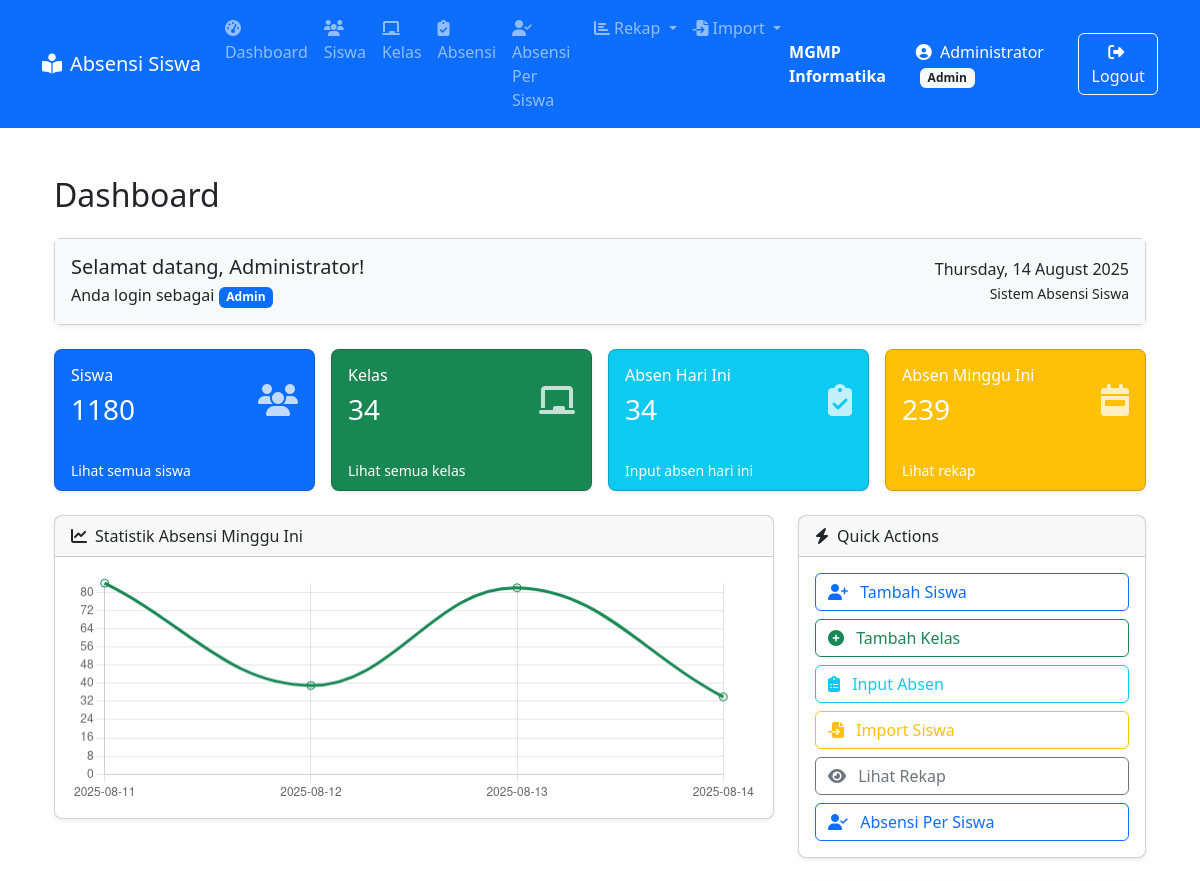
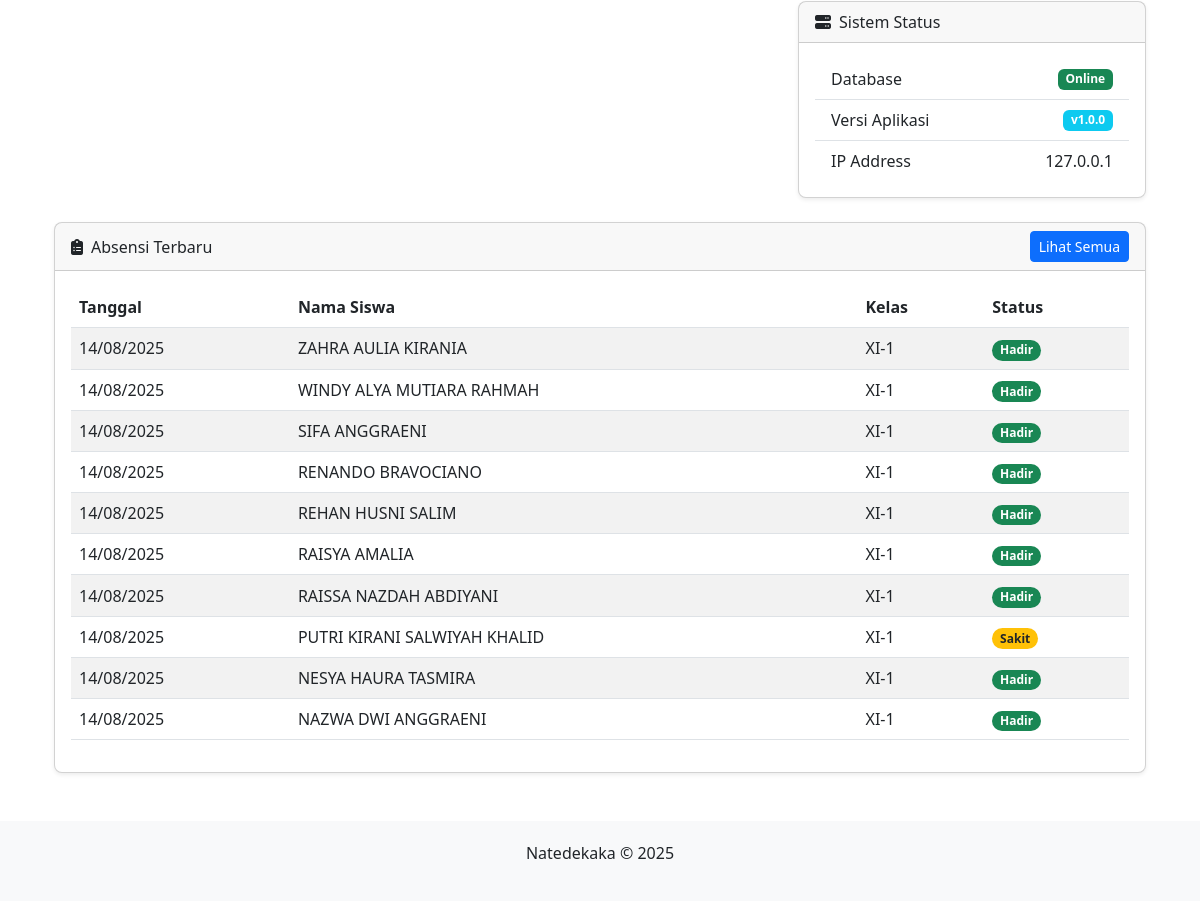
Page /dashboard/index.php (signed in) on the committed database (2 pictures, top to bottom).
### tables this page shows
CREATE TABLE `absensi` (
  `id` int(11) NOT NULL,
  `siswa_id` int(11) NOT NULL,
  `tanggal` date NOT NULL,
  `status` enum('Hadir','Sakit','Izin','Alfa','Terlambat') NOT NULL
);

CREATE TABLE `siswa` (
  `id` int(11) NOT NULL,
  `nis` varchar(20) NOT NULL,
  `nisn` varchar(20) NOT NULL,
  `nama` varchar(100) NOT NULL,
  `kelas_id` int(11) NOT NULL,
  `jenis_kelamin` enum('Laki-laki','Perempuan') DEFAULT NULL
);

CREATE TABLE `kelas` (
  `id` int(11) NOT NULL,
  `nama_kelas` varchar(10) NOT NULL,
  `wali_kelas` varchar(100) NOT NULL
);

### dashboard/index.php (the view, shortened to what this page needs)
<?php
include_once '../config.php';
$statistics = [
    'siswa' => 0,
    'kelas' => 0,
    'absen_hari_ini' => 0,
    'absen_minggu_ini' => 0
];
$sql = "SELECT COUNT(*) AS total FROM siswa";
$result = $koneksi->query($sql);
if ($result && $row = $result->fetch_assoc()) {
    $statistics['siswa'] = $row['total'];
}
$sql = "SELECT COUNT(*) AS total FROM kelas";
$result = $koneksi->query($sql);
if ($result && $row = $result->fetch_assoc()) {
    $statistics['kelas'] = $row['total'];
}
$today = date('Y-m-d');
$sql = "SELECT COUNT(*) AS total FROM absensi WHERE tanggal = ?";
$stmt = $koneksi->prepare($sql);
$stmt->bind_param('s', $today);
$stmt->execute();
$result = $stmt->get_result();
if ($result && $row = $result->fetch_assoc()) {
    $statistics['absen_hari_ini'] = $row['total'];
}
$start_week = date('Y-m-d', strtotime('monday this week'));
$end_week = date('Y-m-d', strtotime('sunday this week'));
$sql = "SELECT COUNT(*) AS total FROM absensi WHERE tanggal BETWEEN ? AND ?";
$stmt = $koneksi->prepare($sql);
$stmt->bind_param('ss', $start_week, $end_week);
$stmt->execute();
$result = $stmt->get_result();
if ($result && $row = $result->fetch_assoc()) {
    $statistics['absen_minggu_ini'] = $row['total'];
}
$sql = "SELECT a.id, a.tanggal, a.status, s.nama AS nama_siswa, k.nama_kelas
        FROM absensi a
        JOIN siswa s ON a.siswa_id = s.id
        JOIN kelas k ON s.kelas_id = k.id
        ORDER BY a.tanggal DESC, a.id DESC
        LIMIT 10";
$absensi_terbaru = $koneksi->query($sql);
$sql = "SELECT tanggal, COUNT(*) AS jumlah FROM absensi
        WHERE tanggal BETWEEN ? AND ?
        GROUP BY tanggal ORDER BY tanggal";
$stmt = $koneksi->prepare($sql);
$stmt->bind_param('ss', $start_week, $end_week);
$stmt->execute();
$result = $stmt->get_result();
$absensi_harian = [];
while ($row = $result->fetch_assoc()) {
    $absensi_harian[] = $row;
}
?>
<?php include '../includes/header.php'; ?>
<div class="container mt-4">
    <h2 class="mb-4">Dashboard</h2>
    <div class="card mb-4 shadow-sm rounded">
        <div class="card-body bg-light">
            <div class="d-flex justify-content-between align-items-center flex-wrap">
                <div>
                    <h5 class="card-title mb-1">Selamat datang, <?= htmlspecialchars($_SESSION['user']['nama']) ?>!</h5>
                    <p class="card-text mb-0">
                        Anda login sebagai <span class="badge bg-primary"><?= ucfirst($_SESSION['user']['role']) ?></span>
                    </p>
                </div>
                <div class="text-end">
                    <p class="mb-0"><?= date('l, d F Y') ?></p>
                    <small>Sistem Absensi Siswa</small>
                </div>
            </div>
        </div>
    </div>
    <div class="row g-3 mb-4">
        <div class="col-md-3">
            <div class="card text-white bg-primary shadow-sm h-100 rounded-3">
                <div class="card-body d-flex justify-content-between align-items-center">
                    <div>
                        <h6 class="card-title">Siswa</h6>
                        <h3><?= $statistics['siswa'] ?></h3>
                    </div>
                    <i class="fas fa-users fa-2x opacity-75"></i>
                </div>
                <div class="card-footer bg-transparent border-0">
                    <a href="../siswa/" class="text-white small text-decoration-none">Lihat semua siswa</a>
                </div>
            </div>
        </div>
        <div class="col-md-3">
            <div class="card text-white bg-success shadow-sm h-100 rounded-3">
                <div class="card-body d-flex justify-content-between align-items-center">
                    <div>
                        <h6 class="card-title">Kelas</h6>
                        <h3><?= $statistics['kelas'] ?></h3>
                    </div>
                    <i class="fas fa-chalkboard fa-2x opacity-75"></i>
                </div>
                <div class="card-footer bg-transparent border-0">
                    <a href="../kelas/" class="text-white small text-decoration-none">Lihat semua kelas</a>
                </div>
            </div>
        </div>
        <div class="col-md-3">
            <div class="card text-white bg-info shadow-sm h-100 rounded-3">
                <div class="card-body d-flex justify-content-between align-items-center">
                    <div>
                        <h6 class="card-title">Absen Hari Ini</h6>
                        <h3><?= $statistics['absen_hari_ini'] ?></h3>
                    </div>
                    <i class="fas fa-clipboard-check fa-2x opacity-75"></i>
                </div>
                <div class="card-footer bg-transparent border-0">
                    <a href="../absen/" class="text-white small text-decoration-none">Input absen hari ini</a>
                </div>
            </div>
        </div>
        <div class="col-md-3">
            <div class="card text-white bg-warning shadow-sm h-100 rounded-3">
                <div class="card-body d-flex justify-content-between align-items-center">
                    <div>
                        <h6 class="card-title">Absen Minggu Ini</h6>
                        <h3><?= $statistics['absen_minggu_ini'] ?></h3>
                    </div>
                    <i class="fas fa-calendar-week fa-2x opacity-75"></i>
                </div>
                <div class="card-footer bg-transparent border-0">
                    <a href="../rekap/kelas.php" class="text-white small text-decoration-none">Lihat rekap</a>
                </div>
            </div>
        </div>
    </div>
    <div class="row mb-4">
        <div class="col-md-8">
            <div class="card shadow-sm rounded-3">
                <div class="card-header">
                    <i class="fas fa-chart-line me-2"></i>Statistik Absensi Minggu Ini
                </div>
                <div class="card-body">
                    <canvas id="absensiChart" height="100"></canvas>
                </div>
            </div>
        </div>
        <div class="col-md-4">
            <div class="card mb-4 shadow-sm rounded-3">
                <div class="card-header">
                    <i class="fas fa-bolt me-2"></i>Quick Actions
                </div>
                <div class="card-body">
                    <div class="d-grid gap-2">
                        <a href="../siswa/tambah.php" class="btn btn-outline-primary text-start">
                            <i class="fas fa-user-plus me-2"></i> Tambah Siswa
                        </a>
                        <a href="../kelas/tambah.php" class="btn btn-outline-success text-start">
                            <i class="fas fa-plus-circle me-2"></i> Tambah Kelas
                        </a>
                        <a href="../absen/" class="btn btn-outline-info text-start">
                            <i class="fas fa-clipboard-list me-2"></i> Input Absen
                        </a>
                        <a href="../siswa/import.php" class="btn btn-outline-warning text-start">
                            <i class="fas fa-file-import me-2"></i> Import Siswa
                        </a>
                        <a href="../rekap/kelas.php" class="btn btn-outline-secondary text-start">
                            <i class="fas fa-eye me-2"></i> Lihat Rekap
                        </a>
                        <a href="../absen/absensi_persiswa.php" class="btn btn-outline-primary text-start">
                            <i class="fas fa-user-check me-2"></i> Absensi Per Siswa
                        </a>
                    </div>
                </div>
            </div>
            <div class="card shadow-sm rounded-3">
                <div class="card-header">
                    <i class="fas fa-server me-2"></i>Sistem Status
                </div>
                <div class="card-body">
                    <ul class="list-group list-group-flush">
                        <li class="list-group-item d-flex justify-content-between align-items-center">
                            Database
                            <span class="badge bg-success">Online</span>
                        </li>
                        <li class="list-group-item d-flex justify-content-between align-items-center">
                            Versi Aplikasi
                            <span class="badge bg-info">v1.0.0</span>
                        </li>
                        <li class="list-group-item d-flex justify-content-between align-items-center">
                            IP Address
                            <span><?= $_SERVER['REMOTE_ADDR'] ?></span>
                        </li>
                    </ul>
                </div>
            </div>
        </div>
    </div>
    <div class="row">
        <div class="col-md-12">
            <div class="card shadow-sm rounded-3">
                <div class="card-header d-flex justify-content-between align-items-center">
                    <span><i class="fas fa-clipboard-list me-2"></i>Absensi Terbaru</span>
                    <a href="../absen/" class="btn btn-sm btn-primary">Lihat Semua</a>
                </div>
                <div class="card-body">
                    <div class="table-responsive">
                        <table class="table table-striped table-hover align-middle">
                            <thead>
                                <tr>
                                    <th>Tanggal</th>
                                    <th>Nama Siswa</th>
                                    <th>Kelas</th>
                                    <th>Status</th>
                                </tr>
                            </thead>
                            <tbody>
                                <?php if ($absensi_terbaru && $absensi_terbaru->num_rows > 0): ?>
                                    <?php while ($row = $absensi_terbaru->fetch_assoc()): ?>
                                        <tr>
                                            <td><?= date('d/m/Y', strtotime($row['tanggal'])) ?></td>
                                            <td><?= htmlspecialchars($row['nama_siswa']) ?></td>
                                            <td><?= htmlspecialchars($row['nama_kelas']) ?></td>
                                            <td>
                                                <span class="badge rounded-pill
                                                    <?= $row['status'] === 'Hadir' ? 'bg-success' : '' ?>
                                                    <?= $row['status'] === 'Sakit' ? 'bg-warning text-dark' : '' ?>
                                                    <?= $row['status'] === 'Izin' ? 'bg-info' : '' ?>
                                                    <?= $row['status'] === 'Alfa' ? 'bg-danger' : '' ?>
                                                    <?= $row['status'] === 'Terlambat' ? 'bg-secondary' : '' ?>">
                                                    <?= $row['status'] ?>
                                                </span>
                                            </td>
                                        </tr>
                                    <?php endwhile; ?>
                                <?php else: ?>
                                    <tr>
                                        <td colspan="4" class="text-center">Tidak ada data absensi</td>
                                    </tr>
                                <?php endif; ?>
                            </tbody>
                        </table>
                    </div>
                </div>
            </div>
        </div>
    </div>
</div>
<script>
    const ctx = document.getElementById('absensiChart').getContext('2d');
    const labels = <?= json_encode(array_column($absensi_harian, 'tanggal')) ?>;
    const data = <?= json_encode(array_column($absensi_harian, 'jumlah')) ?>;
    new Chart(ctx, {
        type: 'line',
        data: {
            labels: labels,
            datasets: [{
                label: 'Jumlah Absensi',
                data: data,
                borderColor: '#198754',
                backgroundColor: 'rgba(25, 135, 84, 0.1)',
                tension: 0.4,
                pointRadius: 4,
                pointHoverRadius: 6
            }]
        },
        options: {
            responsive: true,
            plugins: {
                legend: {
                    display: false
                }
            },
            scales: {
                y: {
                    beginAtZero: true,
                    ticks: {
                        stepSize: 1
                    }
                }
            }
        }
    });
</script>
<?php include '../includes/footer.php'; ?>

### rows in the picture
absensi: tanggal "14/08/2025", siswa.nama "ZAHRA AULIA KIRANIA", kelas.nama_kelas "XI-1", status "Hadir"
absensi: tanggal "14/08/2025", siswa.nama "WINDY ALYA MUTIARA RAHMAH", kelas.nama_kelas "XI-1", status "Hadir"
absensi: tanggal "14/08/2025", siswa.nama "SIFA ANGGRAENI", kelas.nama_kelas "XI-1", status "Hadir"
absensi: tanggal "14/08/2025", siswa.nama "RENANDO BRAVOCIANO", kelas.nama_kelas "XI-1", status "Hadir"
absensi: tanggal "14/08/2025", siswa.nama "REHAN HUSNI SALIM", kelas.nama_kelas "XI-1", status "Hadir"
absensi: tanggal "14/08/2025", siswa.nama "RAISYA AMALIA", kelas.nama_kelas "XI-1", status "Hadir"
absensi: tanggal "14/08/2025", siswa.nama "RAISSA NAZDAH ABDIYANI", kelas.nama_kelas "XI-1", status "Hadir"
absensi: tanggal "14/08/2025", siswa.nama "PUTRI KIRANI SALWIYAH KHALID", kelas.nama_kelas "XI-1", status "Sakit"
absensi: tanggal "14/08/2025", siswa.nama "NESYA HAURA TASMIRA", kelas.nama_kelas "XI-1", status "Hadir"
absensi: tanggal "14/08/2025", siswa.nama "NAZWA DWI ANGGRAENI", kelas.nama_kelas "XI-1", status "Hadir"

### other values in the picture
$_SESSION['user']['nama'] "Administrator"
$_SESSION['user']['role'] "Admin"
$statistics['siswa'] "1180"
$statistics['kelas'] "34"
$statistics['absen_hari_ini'] "34"
$statistics['absen_minggu_ini'] "239"
$_SERVER['REMOTE_ADDR'] "127.0.0.1"
chart data {{ json_encode(array_column($absensi_harian, 'tanggal')) }} ["2025-08-11","2025-08-12","2025-08-13","2025-08-14"]
chart data {{ json_encode(array_column($absensi_harian, 'jumlah')) }} [84,39,82,34]
